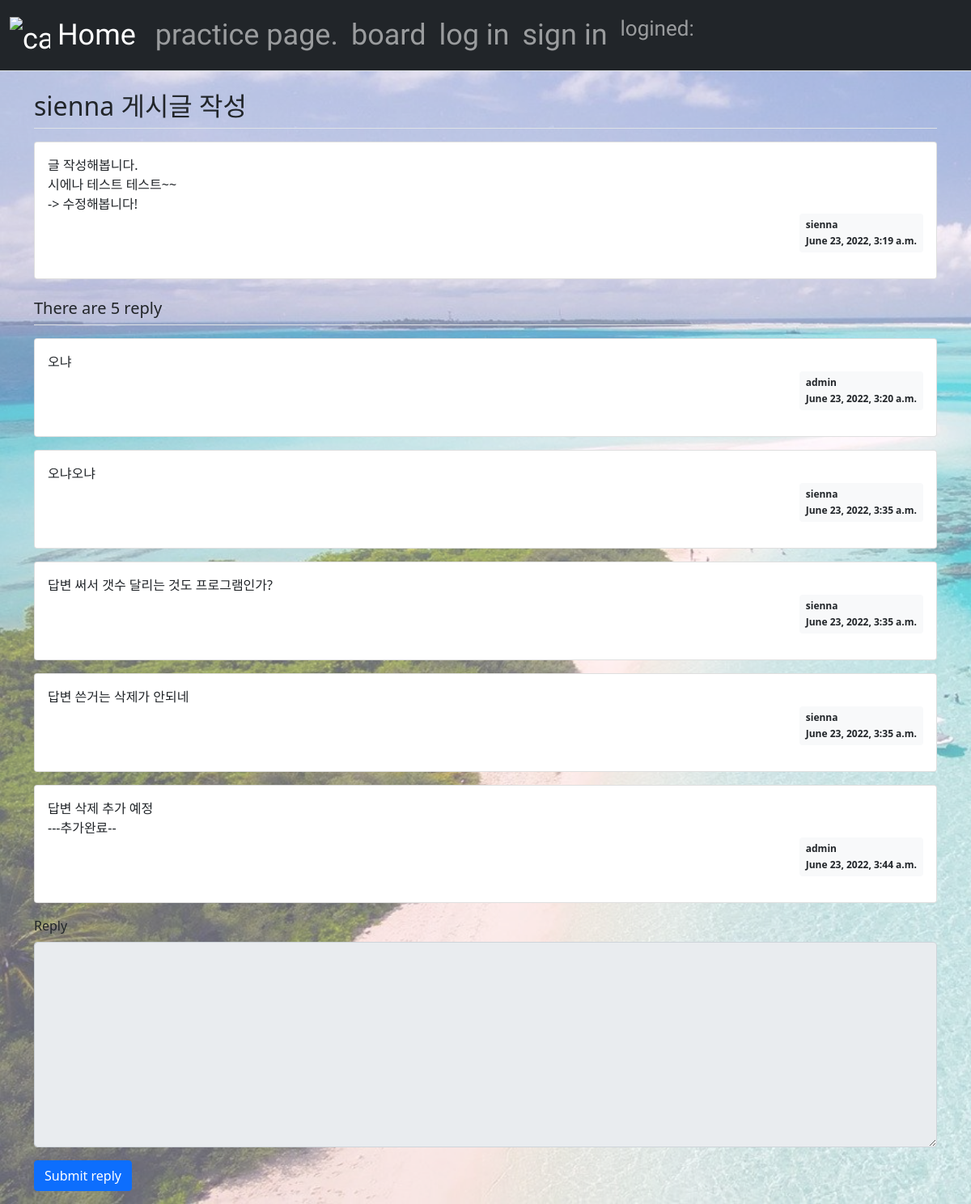
The page /first_site/111/ on the database its author committed.
### first_site/models.py (models this page shows, shortened)
class Question(models.Model):
    category = models.CharField(max_length=100, default="etc", null=True, blank=True)
    author = models.ForeignKey(User, on_delete=models.CASCADE)
    subject = models.CharField(max_length=200)
    content = models.TextField()
    create_date = models.DateTimeField()
    modify_date = models.DateTimeField(null=True, blank=True)

class Answer(models.Model):
    author = models.ForeignKey(User, on_delete=models.CASCADE)
    question = models.ForeignKey(Question, on_delete=models.CASCADE)
    content = models.TextField()
    create_date = models.DateTimeField()
    modify_date = models.DateTimeField(null=True, blank=True)

### first_site/views.py (the view)
# urls.py: path('<int:question_id>/', views.detail, name='detail'),
def detail(request, question_id):
    question = get_object_or_404(Question, pk=question_id)
    context = {'question': question}
    return render(request, 'first_site/question_detail.html', context)

### templates/first_site/question_detail.html (shortened to what this page needs)
{% extends 'base.html' %}
{% block content %}
<div class="container my-3">
    <h2 class="border-bottom py-2">{{ question.subject }}</h2>
    <div class="card my-3">
        <div class="card-body">
            <div class="card-text" style="white-space: pre-line;">{{ question.content }}</div>
            <div class="d-flex justify-content-end">
                <div class="badge bg-light text-dark p-2 text-start">
                    <div class="mb-2">{{question.author.username}}</div>
                    <div>{{ question.create_date }}</div>
                </div>
            </div>
        </div>
    </div>
    <h5 class="border-bottom my-3 py-2">There are {{question.answer_set.count}} reply</h5>
    {% for answer in question.answer_set.all %}
    <div class="card my-3">
        <div class="card-body">
            <div class="card-text" style="white-space: pre-line;">{{ answer.content }}</div>
            <div class="d-flex justify-content-end">
                <div class="badge bg-light text-dark p-2 text-start">
                    <div class="mb-2">{{ answer.author.username }}</div>
                    <div>{{ answer.create_date }}</div>
                </div>
            </div>
        </div>
    </div>
    {% endfor %}
    <form action="{% url 'first_site:answer_create' question.id %}" method="post" class="my-3">
        <div class="mb-3">
            <label for="content" class="form-label">Reply</label>
            <textarea {% if not user.is_authenticated %}disabled{% endif %}
                      name="content" id="content" class="form-control" rows="10"></textarea>
        </div>
        <input type="submit" value="Submit reply" class="btn btn-primary">
    </form>
</div>
{% endblock %}

### templates/base.html (style rules this page uses)
body::before { content:""; background-image: url("/static/beach.jpg"); background-size: cover; opacity: 0.6; position: absolute; top: 0px; left: 0px; right: 0px; bottom: 0px; z-index: -1; }

### rows shown on the page
Question: subject "sienna 게시글 작성", content "글 작성해봅니다. 시에나 테스트 테스트~~ -> 수정해봅니다!", author.username "sienna", create_date "June 23, 2022, 3:19 a.m.", answer_set.count "5"
Answer: content "오냐", author.username "admin", create_date "June 23, 2022, 3:20 a.m."
Answer: content "오냐오냐", author.username "sienna", create_date "June 23, 2022, 3:35 a.m."
Answer: content "답변 써서 갯수 달리는 것도 프로그램인가?", author.username "sienna", create_date "June 23, 2022, 3:35 a.m."
Answer: content "답변 쓴거는 삭제가 안되네", author.username "sienna", create_date "June 23, 2022, 3:35 a.m."
Answer: content "답변 삭제 추가 예정 ---추가완료--", author.username "admin", create_date "June 23, 2022, 3:44 a.m."
